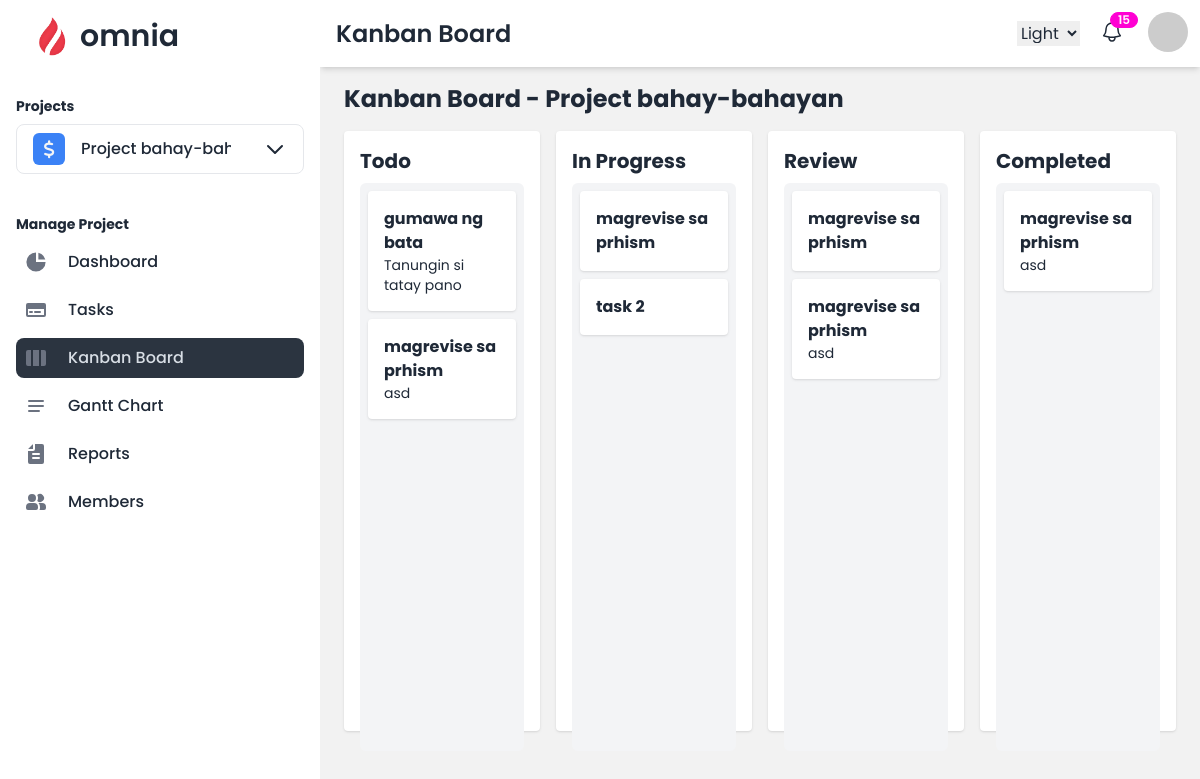
Before: /projects/kanban/ (signed in) with the older database file.
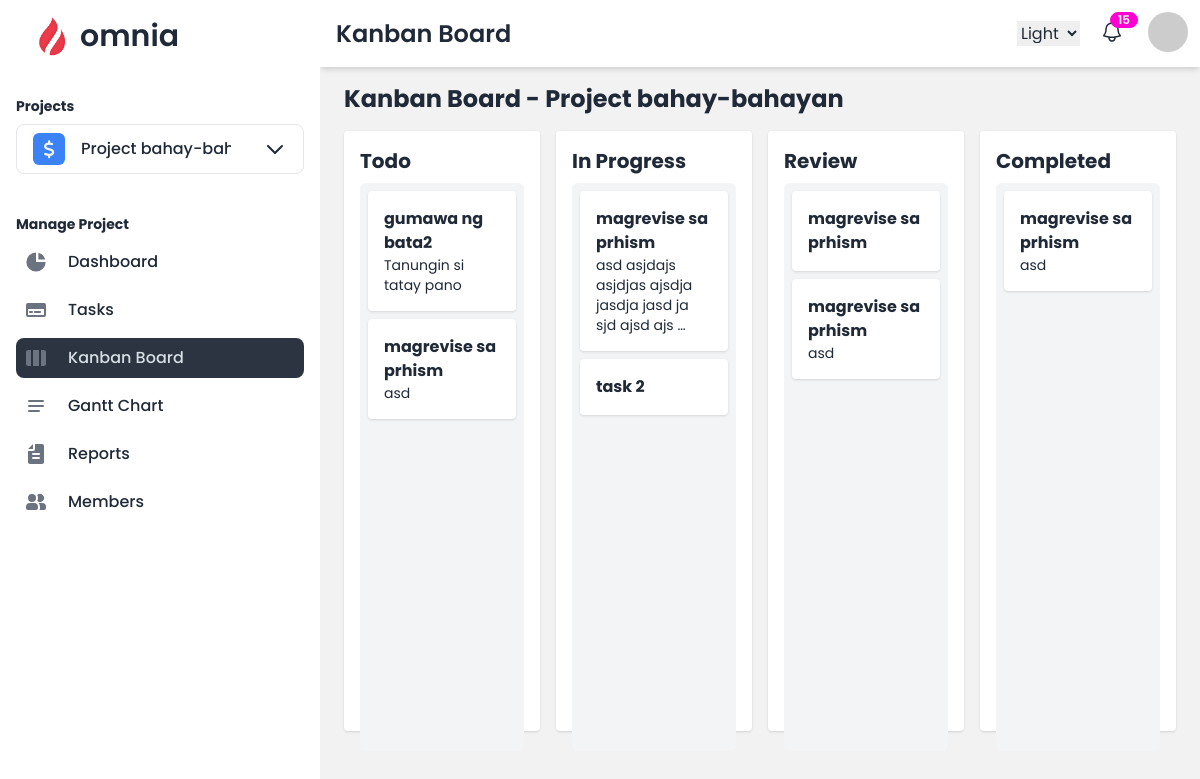
After: the same page with the newer database file.
### projects/models.py (models this page shows, shortened)
class Task(models.Model):
    STATUS_CHOICES = [
        ('todo', 'Todo'),
        ('in_progress', 'In Progress'),
        ('review', 'Review'),
        ('completed', 'Completed'),
    ]
    PRIORITY_CHOICES = [
        ('high', 'High'),
        ('medium', 'Medium'),
        ('low', 'Low'),
    ]
    name = models.CharField(max_length=255)
    description = models.TextField(blank=True, null=True)
    status = models.CharField(max_length=20, choices=STATUS_CHOICES, default='todo')
    priority = models.CharField(max_length=10, choices=PRIORITY_CHOICES, default='medium')
    start_date = models.DateField()
    end_date = models.DateField()
    created_at = models.DateTimeField(auto_now_add=True)
    sprint = models.ForeignKey(Sprint, on_delete=models.CASCADE, related_name='tasks', blank=True, null=True)
    project = models.ForeignKey(Project, on_delete=models.CASCADE, related_name='tasks')
    assigned_members = models.ManyToManyField(settings.AUTH_USER_MODEL, related_name='tasks', blank=True)
    assigned_teams = models.ManyToManyField(ProjectTeam, related_name='tasks', blank=True)

### projects/views.py (the view)
# urls.py: path('kanban/', views.kanban_board, name='kanban_board'),
@login_required
def kanban_board(request):
    project_id = request.session.get('current_project_id')
    if not project_id:
        return HttpResponseForbidden("No project selected.")
    project = Project.objects.get(id=project_id)
    tasks = project.tasks.all()
    tasks_by_status = {
        'todo': tasks.filter(status='todo'),
        'in_progress': tasks.filter(status='in_progress'),
        'review': tasks.filter(status='review'),
        'completed': tasks.filter(status='completed'),
    }
    return render(request, 'projects/kanban_board.html', {'project': project, 'tasks_by_status': tasks_by_status})

### projects/context_processors.py (called while the page is built)
def user_projects(request):
    if request.user.is_authenticated:
        projects = Project.objects.filter(owner=request.user)
        return {'user_projects': projects}
    return {}

### projects/templatetags/custom_filters.py (called while the page is built)
@register.filter
def replace_underscore(value):
    return value.replace('_', ' ')

@register.filter
def get_item(value, key):
    for item in value:
        if item.id == int(key):
            return item
    return None

### projects/templates/projects/kanban_board.html (shortened to what this page needs)
{% extends 'project_base.html' %}
{% load custom_filters %}
{% block heading %}Kanban Board{% endblock %}
{% block content %}
<h1 class="text-2xl font-bold mb-4">Kanban Board - {{ project.name }}</h1>
<div id="kanban-board" class="grid grid-cols-4 gap-4">
    {% for status, tasks in tasks_by_status.items %}
        <div class="kanban-column bg-white p-4 rounded shadow min-h-[600px]" data-status="{{ status }}">
            <h2 class="text-xl font-bold capitalize mb-2">{{ status|replace_underscore }}</h2>
            <div class="bg-gray-100 p-2 h-full rounded-md">
                <div class="kanban-tasks space-y-2">
                    {% for task in tasks %}
                        <div class="kanban-task bg-white p-4 rounded shadow cursor-pointer"
                             data-task-id="{{ task.id }}">
                            <p class="font-bold">{{ task.name }}</p>
                            <p class="text-sm">{{ task.description|truncatewords:10 }}</p>
                        </div>
                    {% empty %}
                        <p class="text-gray-500 italic">No tasks</p>
                    {% endfor %}
                </div>
            </div>
        </div>
    {% endfor %}
</div>
{% endblock %}

Changed rows visible on the page:
changed Task "Tanungin si tatay pano": name "gumawa ng bata" → "gumawa ng bata2"
Other visible differences:
new list line: "asd asjdajs asjdjas ajsdja jasdja jasd ja sjd ajsd ajs …"
